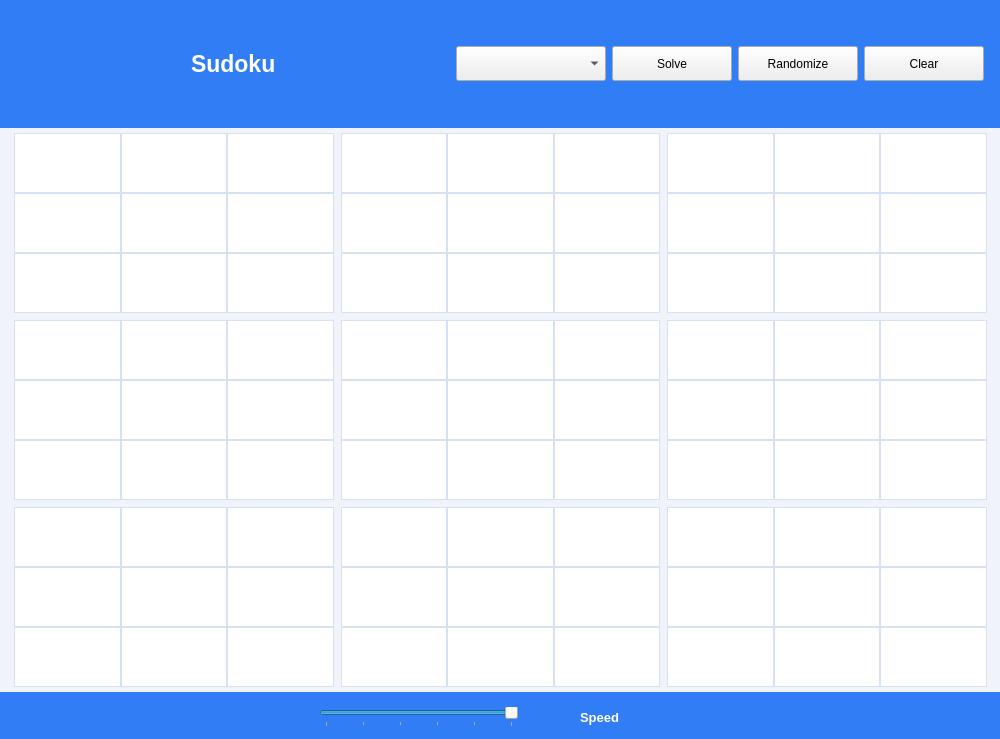
<?xml version="1.0" encoding="UTF-8"?>
<ui version="4.0">
 <class>Form</class>
 <widget class="QWidget" name="Form">
  <property name="geometry">
   <rect>
    <x>0</x>
    <y>0</y>
    <width>1000</width>
    <height>739</height>
   </rect>
  </property>
  <property name="minimumSize">
   <size>
    <width>1000</width>
    <height>700</height>
   </size>
  </property>
  <property name="windowTitle">
   <string>Form</string>
  </property>
  <widget class="QFrame" name="verticalFrame">
   <property name="geometry">
    <rect>
     <x>-10</x>
     <y>-10</y>
     <width>1021</width>
     <height>761</height>
    </rect>
   </property>
   <property name="maximumSize">
    <size>
     <width>16777215</width>
     <height>16777215</height>
    </size>
   </property>
   <layout class="QVBoxLayout" name="verticalLayout">
    <property name="spacing">
     <number>0</number>
    </property>
    <item>
     <widget class="QFrame" name="topFrame">
      <property name="maximumSize">
       <size>
        <width>16777215</width>
        <height>130</height>
       </size>
      </property>
      <property name="styleSheet">
       <string notr="true">#topFrame{
	background-color: rgb(48, 125, 246);
}</string>
      </property>
      <layout class="QHBoxLayout" name="horizontalLayout">
       <item>
        <widget class="QFrame" name="horizontalFrame_3">
         <property name="maximumSize">
          <size>
           <width>16777215</width>
           <height>150</height>
          </size>
         </property>
         <layout class="QHBoxLayout" name="horizontalLayout_3">
          <item alignment="Qt::AlignHCenter">
           <widget class="QFrame" name="verticalFrame_2">
            <property name="minimumSize">
             <size>
              <width>100</width>
              <height>80</height>
             </size>
            </property>
            <property name="maximumSize">
             <size>
              <width>16777215</width>
              <height>100</height>
             </size>
            </property>
            <property name="layoutDirection">
             <enum>Qt::LeftToRight</enum>
            </property>
            <layout class="QVBoxLayout" name="verticalLayout_2">
             <property name="spacing">
              <number>5</number>
             </property>
             <item alignment="Qt::AlignHCenter">
              <widget class="QLabel" name="label">
               <property name="styleSheet">
                <string notr="true">color:#FFFFFF;
font-size:17pt;
font-weight: bold;</string>
               </property>
               <property name="text">
                <string>Sudoku</string>
               </property>
              </widget>
             </item>
            </layout>
           </widget>
          </item>
          <item>
           <widget class="QComboBox" name="mode_combobox">
            <property name="maximumSize">
             <size>
              <width>150</width>
              <height>35</height>
             </size>
            </property>
            <property name="cursor">
             <cursorShape>PointingHandCursor</cursorShape>
            </property>
            <property name="styleSheet">
             <string notr="true">font: 87 10pt &quot;Arial Black&quot;;</string>
            </property>
           </widget>
          </item>
          <item>
           <widget class="QPushButton" name="solve_button">
            <property name="minimumSize">
             <size>
              <width>0</width>
              <height>35</height>
             </size>
            </property>
            <property name="maximumSize">
             <size>
              <width>120</width>
              <height>16777215</height>
             </size>
            </property>
            <property name="cursor">
             <cursorShape>PointingHandCursor</cursorShape>
            </property>
            <property name="styleSheet">
             <string notr="true">font: 87 8pt &quot;Arial Black&quot;;
</string>
            </property>
            <property name="text">
             <string>Solve</string>
            </property>
           </widget>
          </item>
          <item>
           <widget class="QPushButton" name="randomize_button">
            <property name="minimumSize">
             <size>
              <width>0</width>
              <height>35</height>
             </size>
            </property>
            <property name="maximumSize">
             <size>
              <width>120</width>
              <height>16777215</height>
             </size>
            </property>
            <property name="cursor">
             <cursorShape>PointingHandCursor</cursorShape>
            </property>
            <property name="styleSheet">
             <string notr="true">font: 87 8pt &quot;Arial Black&quot;;
</string>
            </property>
            <property name="text">
             <string>Randomize</string>
            </property>
           </widget>
          </item>
          <item>
           <widget class="QPushButton" name="clear_button">
            <property name="minimumSize">
             <size>
              <width>0</width>
              <height>35</height>
             </size>
            </property>
            <property name="maximumSize">
             <size>
              <width>120</width>
              <height>16777215</height>
             </size>
            </property>
            <property name="cursor">
             <cursorShape>PointingHandCursor</cursorShape>
            </property>
            <property name="styleSheet">
             <string notr="true">font: 87 8pt &quot;Arial Black&quot;;
</string>
            </property>
            <property name="text">
             <string>Clear</string>
            </property>
           </widget>
          </item>
         </layout>
        </widget>
       </item>
      </layout>
     </widget>
    </item>
    <item>
     <widget class="QFrame" name="horizontalFrame_2">
      <property name="minimumSize">
       <size>
        <width>0</width>
        <height>200</height>
       </size>
      </property>
      <property name="sizeIncrement">
       <size>
        <width>0</width>
        <height>0</height>
       </size>
      </property>
      <property name="styleSheet">
       <string notr="true">background-color: rgb(240, 243, 249);</string>
      </property>
      <layout class="QHBoxLayout" name="horizontalLayout_2">
       <property name="spacing">
        <number>0</number>
       </property>
       <property name="leftMargin">
        <number>15</number>
       </property>
       <property name="topMargin">
        <number>5</number>
       </property>
       <property name="rightMargin">
        <number>15</number>
       </property>
       <property name="bottomMargin">
        <number>5</number>
       </property>
       <item>
        <widget class="QFrame" name="game_board_2">
         <property name="styleSheet">
          <string notr="true">.QLineEdit{
	border: 1px groove rgb(215, 225, 244);
	background-color: white;
}</string>
         </property>
         <layout class="QGridLayout" name="gridLayout_10">
          <property name="leftMargin">
           <number>0</number>
          </property>
          <property name="topMargin">
           <number>0</number>
          </property>
          <property name="rightMargin">
           <number>0</number>
          </property>
          <property name="bottomMargin">
           <number>0</number>
          </property>
          <property name="spacing">
           <number>7</number>
          </property>
          <item row="2" column="1">
           <layout class="QGridLayout" name="gridLayout_11">
            <property name="spacing">
             <number>0</number>
            </property>
            <item row="0" column="1">
             <widget class="QLineEdit" name="board_label71">
              <property name="minimumSize">
               <size>
                <width>0</width>
                <height>60</height>
               </size>
              </property>
              <property name="alignment">
               <set>Qt::AlignCenter</set>
              </property>
             </widget>
            </item>
            <item row="0" column="0">
             <widget class="QLineEdit" name="board_label70">
              <property name="minimumSize">
               <size>
                <width>0</width>
                <height>60</height>
               </size>
              </property>
              <property name="alignment">
               <set>Qt::AlignCenter</set>
              </property>
             </widget>
            </item>
            <item row="1" column="1">
             <widget class="QLineEdit" name="board_label74">
              <property name="minimumSize">
               <size>
                <width>0</width>
                <height>60</height>
               </size>
              </property>
              <property name="alignment">
               <set>Qt::AlignCenter</set>
              </property>
             </widget>
            </item>
            <item row="1" column="2">
             <widget class="QLineEdit" name="board_label75">
              <property name="minimumSize">
               <size>
                <width>0</width>
                <height>60</height>
               </size>
              </property>
              <property name="alignment">
               <set>Qt::AlignCenter</set>
              </property>
             </widget>
            </item>
            <item row="1" column="0">
             <widget class="QLineEdit" name="board_label73">
              <property name="minimumSize">
               <size>
                <width>0</width>
                <height>60</height>
               </size>
              </property>
              <property name="alignment">
               <set>Qt::AlignCenter</set>
              </property>
             </widget>
            </item>
            <item row="0" column="2">
             <widget class="QLineEdit" name="board_label72">
              <property name="minimumSize">
               <size>
                <width>0</width>
                <height>60</height>
               </size>
              </property>
              <property name="alignment">
               <set>Qt::AlignCenter</set>
              </property>
             </widget>
            </item>
            <item row="2" column="0">
             <widget class="QLineEdit" name="board_label76">
              <property name="minimumSize">
               <size>
                <width>0</width>
                <height>60</height>
               </size>
              </property>
              <property name="alignment">
               <set>Qt::AlignCenter</set>
              </property>
             </widget>
            </item>
            <item row="2" column="2">
             <widget class="QLineEdit" name="board_label78">
              <property name="minimumSize">
               <size>
                <width>0</width>
                <height>60</height>
               </size>
              </property>
              <property name="alignment">
               <set>Qt::AlignCenter</set>
              </property>
             </widget>
            </item>
            <item row="2" column="1">
             <widget class="QLineEdit" name="board_label77">
              <property name="minimumSize">
               <size>
                <width>0</width>
                <height>60</height>
               </size>
              </property>
              <property name="alignment">
               <set>Qt::AlignCenter</set>
              </property>
             </widget>
            </item>
           </layout>
          </item>
          <item row="2" column="2">
           <layout class="QGridLayout" name="grid9_2">
            <property name="leftMargin">
             <number>0</number>
            </property>
            <property name="spacing">
             <number>0</number>
            </property>
            <item row="0" column="2">
             <widget class="QLineEdit" name="board_label82">
              <property name="minimumSize">
               <size>
                <width>0</width>
                <height>60</height>
               </size>
              </property>
              <property name="alignment">
               <set>Qt::AlignCenter</set>
              </property>
             </widget>
            </item>
            <item row="0" column="0">
             <widget class="QLineEdit" name="board_label80">
              <property name="minimumSize">
               <size>
                <width>0</width>
                <height>60</height>
               </size>
              </property>
              <property name="alignment">
               <set>Qt::AlignCenter</set>
              </property>
             </widget>
            </item>
            <item row="0" column="1">
             <widget class="QLineEdit" name="board_label81">
              <property name="minimumSize">
               <size>
                <width>0</width>
                <height>60</height>
               </size>
              </property>
              <property name="alignment">
               <set>Qt::AlignCenter</set>
              </property>
             </widget>
            </item>
            <item row="1" column="2">
             <widget class="QLineEdit" name="board_label85">
              <property name="minimumSize">
               <size>
                <width>0</width>
                <height>60</height>
               </size>
              </property>
              <property name="alignment">
               <set>Qt::AlignCenter</set>
              </property>
             </widget>
            </item>
            <item row="1" column="0">
             <widget class="QLineEdit" name="board_label83">
              <property name="minimumSize">
               <size>
                <width>0</width>
                <height>60</height>
               </size>
              </property>
              <property name="alignment">
               <set>Qt::AlignCenter</set>
              </property>
             </widget>
            </item>
            <item row="1" column="1">
             <widget class="QLineEdit" name="board_label84">
              <property name="minimumSize">
               <size>
                <width>0</width>
                <height>60</height>
               </size>
              </property>
              <property name="alignment">
               <set>Qt::AlignCenter</set>
              </property>
             </widget>
            </item>
            <item row="2" column="0">
             <widget class="QLineEdit" name="board_label86">
              <property name="minimumSize">
               <size>
                <width>0</width>
                <height>60</height>
               </size>
              </property>
              <property name="alignment">
               <set>Qt::AlignCenter</set>
              </property>
             </widget>
            </item>
            <item row="2" column="1">
             <widget class="QLineEdit" name="board_label87">
              <property name="minimumSize">
               <size>
                <width>0</width>
                <height>60</height>
               </size>
              </property>
              <property name="alignment">
               <set>Qt::AlignCenter</set>
              </property>
             </widget>
            </item>
            <item row="2" column="2">
             <widget class="QLineEdit" name="board_label88">
              <property name="minimumSize">
               <size>
                <width>0</width>
                <height>60</height>
               </size>
              </property>
              <property name="alignment">
               <set>Qt::AlignCenter</set>
              </property>
             </widget>
            </item>
           </layout>
          </item>
          <item row="1" column="2">
           <layout class="QGridLayout" name="gridLayout_12">
            <property name="spacing">
             <number>0</number>
            </property>
            <item row="0" column="1">
             <widget class="QLineEdit" name="board_label51">
              <property name="minimumSize">
               <size>
                <width>0</width>
                <height>60</height>
               </size>
              </property>
              <property name="alignment">
               <set>Qt::AlignCenter</set>
              </property>
             </widget>
            </item>
            <item row="0" column="0">
             <widget class="QLineEdit" name="board_label50">
              <property name="minimumSize">
               <size>
                <width>0</width>
                <height>60</height>
               </size>
              </property>
              <property name="alignment">
               <set>Qt::AlignCenter</set>
              </property>
             </widget>
            </item>
            <item row="0" column="2">
             <widget class="QLineEdit" name="board_label52">
              <property name="minimumSize">
               <size>
                <width>0</width>
                <height>60</height>
               </size>
              </property>
              <property name="alignment">
               <set>Qt::AlignCenter</set>
              </property>
             </widget>
            </item>
            <item row="1" column="0">
             <widget class="QLineEdit" name="board_label53">
              <property name="minimumSize">
               <size>
                <width>0</width>
                <height>60</height>
               </size>
              </property>
              <property name="alignment">
               <set>Qt::AlignCenter</set>
              </property>
             </widget>
            </item>
            <item row="1" column="2">
             <widget class="QLineEdit" name="board_label55">
              <property name="minimumSize">
               <size>
                <width>0</width>
                <height>60</height>
               </size>
              </property>
              <property name="alignment">
               <set>Qt::AlignCenter</set>
              </property>
             </widget>
            </item>
            <item row="2" column="1">
             <widget class="QLineEdit" name="board_label57">
              <property name="minimumSize">
               <size>
                <width>0</width>
                <height>60</height>
               </size>
              </property>
              <property name="alignment">
               <set>Qt::AlignCenter</set>
              </property>
             </widget>
            </item>
            <item row="2" column="0">
             <widget class="QLineEdit" name="board_label56">
              <property name="minimumSize">
               <size>
                <width>0</width>
                <height>60</height>
               </size>
              </property>
              <property name="alignment">
               <set>Qt::AlignCenter</set>
              </property>
             </widget>
            </item>
            <item row="2" column="2">
             <widget class="QLineEdit" name="board_label58">
              <property name="minimumSize">
               <size>
                <width>0</width>
                <height>60</height>
               </size>
              </property>
              <property name="alignment">
               <set>Qt::AlignCenter</set>
              </property>
             </widget>
            </item>
            <item row="1" column="1">
             <widget class="QLineEdit" name="board_label54">
              <property name="minimumSize">
               <size>
                <width>0</width>
                <height>60</height>
               </size>
              </property>
              <property name="alignment">
               <set>Qt::AlignCenter</set>
              </property>
             </widget>
            </item>
           </layout>
          </item>
          <item row="0" column="0">
           <layout class="QGridLayout" name="gridLayout_13">
            <property name="spacing">
             <number>0</number>
            </property>
            <item row="1" column="0">
             <widget class="QLineEdit" name="board_label03">
              <property name="minimumSize">
               <size>
                <width>0</width>
                <height>60</height>
               </size>
              </property>
              <property name="alignment">
               <set>Qt::AlignCenter</set>
              </property>
             </widget>
            </item>
            <item row="0" column="2">
             <widget class="QLineEdit" name="board_label02">
              <property name="minimumSize">
               <size>
                <width>0</width>
                <height>60</height>
               </size>
              </property>
              <property name="alignment">
               <set>Qt::AlignCenter</set>
              </property>
             </widget>
            </item>
            <item row="0" column="1">
             <widget class="QLineEdit" name="board_label01">
              <property name="minimumSize">
               <size>
                <width>0</width>
                <height>60</height>
               </size>
              </property>
              <property name="alignment">
               <set>Qt::AlignCenter</set>
              </property>
             </widget>
            </item>
            <item row="1" column="2">
             <widget class="QLineEdit" name="board_label05">
              <property name="minimumSize">
               <size>
                <width>0</width>
                <height>60</height>
               </size>
              </property>
              <property name="alignment">
               <set>Qt::AlignCenter</set>
              </property>
             </widget>
            </item>
            <item row="1" column="1">
             <widget class="QLineEdit" name="board_label04">
              <property name="minimumSize">
               <size>
                <width>0</width>
                <height>60</height>
               </size>
              </property>
              <property name="alignment">
               <set>Qt::AlignCenter</set>
              </property>
             </widget>
            </item>
            <item row="0" column="0">
             <widget class="QLineEdit" name="board_label00">
              <property name="minimumSize">
               <size>
                <width>0</width>
                <height>60</height>
               </size>
              </property>
              <property name="alignment">
               <set>Qt::AlignCenter</set>
              </property>
             </widget>
            </item>
            <item row="2" column="0">
             <widget class="QLineEdit" name="board_label06">
              <property name="minimumSize">
               <size>
                <width>0</width>
                <height>60</height>
               </size>
              </property>
              <property name="alignment">
               <set>Qt::AlignCenter</set>
              </property>
             </widget>
            </item>
            <item row="2" column="1">
             <widget class="QLineEdit" name="board_label07">
              <property name="minimumSize">
               <size>
                <width>0</width>
                <height>60</height>
               </size>
              </property>
              <property name="alignment">
               <set>Qt::AlignCenter</set>
              </property>
             </widget>
            </item>
            <item row="2" column="2">
             <widget class="QLineEdit" name="board_label08">
              <property name="minimumSize">
               <size>
                <width>0</width>
                <height>60</height>
               </size>
              </property>
              <property name="alignment">
               <set>Qt::AlignCenter</set>
              </property>
             </widget>
            </item>
           </layout>
          </item>
          <item row="1" column="0">
           <layout class="QGridLayout" name="gridLayout_14">
            <property name="spacing">
             <number>0</number>
            </property>
            <item row="1" column="2">
             <widget class="QLineEdit" name="board_label35">
              <property name="minimumSize">
               <size>
                <width>0</width>
                <height>60</height>
               </size>
              </property>
              <property name="alignment">
               <set>Qt::AlignCenter</set>
              </property>
             </widget>
            </item>
            <item row="0" column="0">
             <widget class="QLineEdit" name="board_label30">
              <property name="minimumSize">
               <size>
                <width>0</width>
                <height>60</height>
               </size>
              </property>
              <property name="alignment">
               <set>Qt::AlignCenter</set>
              </property>
             </widget>
            </item>
            <item row="0" column="1">
             <widget class="QLineEdit" name="board_label31">
              <property name="minimumSize">
               <size>
                <width>0</width>
                <height>60</height>
               </size>
              </property>
              <property name="alignment">
               <set>Qt::AlignCenter</set>
              </property>
             </widget>
            </item>
            <item row="1" column="0">
             <widget class="QLineEdit" name="board_label33">
              <property name="minimumSize">
               <size>
                <width>0</width>
                <height>60</height>
               </size>
              </property>
              <property name="alignment">
               <set>Qt::AlignCenter</set>
              </property>
             </widget>
            </item>
            <item row="0" column="2">
             <widget class="QLineEdit" name="board_label32">
              <property name="minimumSize">
               <size>
                <width>0</width>
                <height>60</height>
               </size>
              </property>
              <property name="alignment">
               <set>Qt::AlignCenter</set>
              </property>
             </widget>
            </item>
            <item row="1" column="1">
             <widget class="QLineEdit" name="board_label34">
              <property name="minimumSize">
               <size>
                <width>0</width>
                <height>60</height>
               </size>
              </property>
              <property name="alignment">
               <set>Qt::AlignCenter</set>
              </property>
             </widget>
            </item>
            <item row="2" column="0">
             <widget class="QLineEdit" name="board_label36">
              <property name="minimumSize">
               <size>
                <width>0</width>
                <height>60</height>
               </size>
              </property>
              <property name="alignment">
               <set>Qt::AlignCenter</set>
              </property>
             </widget>
            </item>
            <item row="2" column="1">
             <widget class="QLineEdit" name="board_label37">
              <property name="minimumSize">
               <size>
                <width>0</width>
                <height>60</height>
               </size>
              </property>
              <property name="alignment">
               <set>Qt::AlignCenter</set>
              </property>
             </widget>
            </item>
            <item row="2" column="2">
             <widget class="QLineEdit" name="board_label38">
              <property name="minimumSize">
               <size>
                <width>0</width>
                <height>60</height>
               </size>
              </property>
              <property name="alignment">
               <set>Qt::AlignCenter</set>
              </property>
             </widget>
            </item>
           </layout>
          </item>
          <item row="0" column="1">
           <layout class="QGridLayout" name="gridLayout_15">
            <property name="spacing">
             <number>0</number>
            </property>
            <item row="1" column="2">
             <widget class="QLineEdit" name="board_label15">
              <property name="minimumSize">
               <size>
                <width>0</width>
                <height>60</height>
               </size>
              </property>
              <property name="alignment">
               <set>Qt::AlignCenter</set>
              </property>
             </widget>
            </item>
            <item row="1" column="0">
             <widget class="QLineEdit" name="board_label13">
              <property name="minimumSize">
               <size>
                <width>0</width>
                <height>60</height>
               </size>
              </property>
              <property name="alignment">
               <set>Qt::AlignCenter</set>
              </property>
             </widget>
            </item>
            <item row="1" column="1">
             <widget class="QLineEdit" name="board_label14">
              <property name="minimumSize">
               <size>
                <width>0</width>
                <height>60</height>
               </size>
              </property>
              <property name="alignment">
               <set>Qt::AlignCenter</set>
              </property>
             </widget>
            </item>
            <item row="0" column="2">
             <widget class="QLineEdit" name="board_label12">
              <property name="minimumSize">
               <size>
                <width>0</width>
                <height>60</height>
               </size>
              </property>
              <property name="alignment">
               <set>Qt::AlignCenter</set>
              </property>
             </widget>
            </item>
            <item row="0" column="1">
             <widget class="QLineEdit" name="board_label11">
              <property name="minimumSize">
               <size>
                <width>0</width>
                <height>60</height>
               </size>
              </property>
              <property name="alignment">
               <set>Qt::AlignCenter</set>
              </property>
             </widget>
            </item>
            <item row="0" column="0">
             <widget class="QLineEdit" name="board_label10">
              <property name="minimumSize">
               <size>
                <width>0</width>
                <height>60</height>
               </size>
              </property>
              <property name="alignment">
               <set>Qt::AlignCenter</set>
              </property>
             </widget>
            </item>
            <item row="2" column="0">
             <widget class="QLineEdit" name="board_label16">
              <property name="minimumSize">
               <size>
                <width>0</width>
                <height>60</height>
               </size>
              </property>
              <property name="alignment">
               <set>Qt::AlignCenter</set>
              </property>
             </widget>
            </item>
            <item row="2" column="1">
             <widget class="QLineEdit" name="board_label17">
              <property name="minimumSize">
               <size>
                <width>0</width>
                <height>60</height>
               </size>
              </property>
              <property name="alignment">
               <set>Qt::AlignCenter</set>
              </property>
             </widget>
            </item>
            <item row="2" column="2">
             <widget class="QLineEdit" name="board_label18">
              <property name="minimumSize">
               <size>
                <width>0</width>
                <height>60</height>
               </size>
              </property>
              <property name="alignment">
               <set>Qt::AlignCenter</set>
              </property>
             </widget>
            </item>
           </layout>
          </item>
          <item row="1" column="1">
           <layout class="QGridLayout" name="gridLayout_16">
            <property name="spacing">
             <number>0</number>
            </property>
            <item row="0" column="1">
             <widget class="QLineEdit" name="board_label41">
              <property name="minimumSize">
               <size>
                <width>0</width>
                <height>60</height>
               </size>
              </property>
              <property name="alignment">
               <set>Qt::AlignCenter</set>
              </property>
             </widget>
            </item>
            <item row="0" column="2">
             <widget class="QLineEdit" name="board_label42">
              <property name="minimumSize">
               <size>
                <width>0</width>
                <height>60</height>
               </size>
              </property>
              <property name="alignment">
               <set>Qt::AlignCenter</set>
              </property>
             </widget>
            </item>
            <item row="0" column="0">
             <widget class="QLineEdit" name="board_label40">
              <property name="minimumSize">
               <size>
                <width>0</width>
                <height>60</height>
               </size>
              </property>
              <property name="alignment">
               <set>Qt::AlignCenter</set>
              </property>
             </widget>
            </item>
            <item row="1" column="1">
             <widget class="QLineEdit" name="board_label44">
              <property name="minimumSize">
               <size>
                <width>0</width>
                <height>60</height>
               </size>
              </property>
              <property name="alignment">
               <set>Qt::AlignCenter</set>
              </property>
             </widget>
            </item>
            <item row="1" column="0">
             <widget class="QLineEdit" name="board_label43">
              <property name="minimumSize">
               <size>
                <width>0</width>
                <height>60</height>
               </size>
              </property>
              <property name="alignment">
               <set>Qt::AlignCenter</set>
              </property>
             </widget>
            </item>
            <item row="1" column="2">
             <widget class="QLineEdit" name="board_label45">
              <property name="minimumSize">
               <size>
                <width>0</width>
                <height>60</height>
               </size>
              </property>
              <property name="alignment">
               <set>Qt::AlignCenter</set>
              </property>
             </widget>
            </item>
            <item row="2" column="0">
             <widget class="QLineEdit" name="board_label46">
              <property name="minimumSize">
               <size>
                <width>0</width>
                <height>60</height>
               </size>
              </property>
              <property name="alignment">
               <set>Qt::AlignCenter</set>
              </property>
             </widget>
            </item>
            <item row="2" column="1">
             <widget class="QLineEdit" name="board_label47">
              <property name="minimumSize">
               <size>
                <width>0</width>
                <height>60</height>
               </size>
              </property>
              <property name="alignment">
               <set>Qt::AlignCenter</set>
              </property>
             </widget>
            </item>
            <item row="2" column="2">
             <widget class="QLineEdit" name="board_label48">
              <property name="minimumSize">
               <size>
                <width>0</width>
                <height>60</height>
               </size>
              </property>
              <property name="alignment">
               <set>Qt::AlignCenter</set>
              </property>
             </widget>
            </item>
           </layout>
          </item>
          <item row="2" column="0">
           <layout class="QGridLayout" name="gridLayout_17">
            <property name="spacing">
             <number>0</number>
            </property>
            <item row="0" column="0">
             <widget class="QLineEdit" name="board_label60">
              <property name="minimumSize">
               <size>
                <width>0</width>
                <height>60</height>
               </size>
              </property>
              <property name="alignment">
               <set>Qt::AlignCenter</set>
              </property>
             </widget>
            </item>
            <item row="0" column="1">
             <widget class="QLineEdit" name="board_label61">
              <property name="minimumSize">
               <size>
                <width>0</width>
                <height>60</height>
               </size>
              </property>
              <property name="alignment">
               <set>Qt::AlignCenter</set>
              </property>
             </widget>
            </item>
            <item row="1" column="0">
             <widget class="QLineEdit" name="board_label63">
              <property name="minimumSize">
               <size>
                <width>0</width>
                <height>60</height>
               </size>
              </property>
              <property name="alignment">
               <set>Qt::AlignCenter</set>
              </property>
             </widget>
            </item>
            <item row="1" column="1">
             <widget class="QLineEdit" name="board_label63_2">
              <property name="minimumSize">
               <size>
                <width>0</width>
                <height>60</height>
               </size>
              </property>
              <property name="alignment">
               <set>Qt::AlignCenter</set>
              </property>
             </widget>
            </item>
            <item row="1" column="2">
             <widget class="QLineEdit" name="board_label65">
              <property name="minimumSize">
               <size>
                <width>0</width>
                <height>60</height>
               </size>
              </property>
              <property name="alignment">
               <set>Qt::AlignCenter</set>
              </property>
             </widget>
            </item>
            <item row="0" column="2">
             <widget class="QLineEdit" name="board_label62">
              <property name="minimumSize">
               <size>
                <width>0</width>
                <height>60</height>
               </size>
              </property>
              <property name="alignment">
               <set>Qt::AlignCenter</set>
              </property>
             </widget>
            </item>
            <item row="2" column="0">
             <widget class="QLineEdit" name="board_label66">
              <property name="minimumSize">
               <size>
                <width>0</width>
                <height>60</height>
               </size>
              </property>
              <property name="alignment">
               <set>Qt::AlignCenter</set>
              </property>
             </widget>
            </item>
            <item row="2" column="1">
             <widget class="QLineEdit" name="board_label67">
              <property name="minimumSize">
               <size>
                <width>0</width>
                <height>60</height>
               </size>
              </property>
              <property name="alignment">
               <set>Qt::AlignCenter</set>
              </property>
             </widget>
            </item>
            <item row="2" column="2">
             <widget class="QLineEdit" name="board_label68">
              <property name="minimumSize">
               <size>
                <width>0</width>
                <height>60</height>
               </size>
              </property>
              <property name="alignment">
               <set>Qt::AlignCenter</set>
              </property>
             </widget>
            </item>
           </layout>
          </item>
          <item row="0" column="2">
           <layout class="QGridLayout" name="gridLayout_18">
            <property name="spacing">
             <number>0</number>
            </property>
            <item row="1" column="0">
             <widget class="QLineEdit" name="board_label23">
              <property name="minimumSize">
               <size>
                <width>0</width>
                <height>60</height>
               </size>
              </property>
              <property name="styleSheet">
               <string notr="true"/>
              </property>
              <property name="alignment">
               <set>Qt::AlignCenter</set>
              </property>
             </widget>
            </item>
            <item row="0" column="2">
             <widget class="QLineEdit" name="board_label22">
              <property name="minimumSize">
               <size>
                <width>0</width>
                <height>60</height>
               </size>
              </property>
              <property name="styleSheet">
               <string notr="true"/>
              </property>
              <property name="alignment">
               <set>Qt::AlignCenter</set>
              </property>
             </widget>
            </item>
            <item row="1" column="1">
             <widget class="QLineEdit" name="board_label24">
              <property name="minimumSize">
               <size>
                <width>0</width>
                <height>60</height>
               </size>
              </property>
              <property name="alignment">
               <set>Qt::AlignCenter</set>
              </property>
             </widget>
            </item>
            <item row="0" column="0">
             <widget class="QLineEdit" name="board_label20">
              <property name="minimumSize">
               <size>
                <width>0</width>
                <height>60</height>
               </size>
              </property>
              <property name="sizeIncrement">
               <size>
                <width>0</width>
                <height>0</height>
               </size>
              </property>
              <property name="styleSheet">
               <string notr="true"/>
              </property>
              <property name="alignment">
               <set>Qt::AlignCenter</set>
              </property>
             </widget>
            </item>
            <item row="1" column="2">
             <widget class="QLineEdit" name="board_label25">
              <property name="minimumSize">
               <size>
                <width>0</width>
                <height>60</height>
               </size>
              </property>
              <property name="styleSheet">
               <string notr="true"/>
              </property>
              <property name="alignment">
               <set>Qt::AlignCenter</set>
              </property>
             </widget>
            </item>
            <item row="0" column="1">
             <widget class="QLineEdit" name="board_label21">
              <property name="minimumSize">
               <size>
                <width>0</width>
                <height>60</height>
               </size>
              </property>
              <property name="alignment">
               <set>Qt::AlignCenter</set>
              </property>
             </widget>
            </item>
            <item row="2" column="0">
             <widget class="QLineEdit" name="board_label26">
              <property name="minimumSize">
               <size>
                <width>0</width>
                <height>60</height>
               </size>
              </property>
              <property name="styleSheet">
               <string notr="true"/>
              </property>
              <property name="alignment">
               <set>Qt::AlignCenter</set>
              </property>
             </widget>
            </item>
            <item row="2" column="1">
             <widget class="QLineEdit" name="board_label27">
              <property name="minimumSize">
               <size>
                <width>0</width>
                <height>60</height>
               </size>
              </property>
              <property name="styleSheet">
               <string notr="true"/>
              </property>
              <property name="alignment">
               <set>Qt::AlignCenter</set>
              </property>
             </widget>
            </item>
            <item row="2" column="2">
             <widget class="QLineEdit" name="board_label28">
              <property name="minimumSize">
               <size>
                <width>0</width>
                <height>60</height>
               </size>
              </property>
              <property name="alignment">
               <set>Qt::AlignCenter</set>
              </property>
             </widget>
            </item>
           </layout>
          </item>
         </layout>
        </widget>
       </item>
      </layout>
     </widget>
    </item>
    <item>
     <widget class="QFrame" name="bottomFrame">
      <property name="maximumSize">
       <size>
        <width>16777215</width>
        <height>50</height>
       </size>
      </property>
      <property name="styleSheet">
       <string notr="true">#bottomFrame{
	background-color: rgb(48, 125, 246);
}</string>
      </property>
      <layout class="QHBoxLayout" name="horizontalLayout_4">
       <property name="topMargin">
        <number>0</number>
       </property>
       <property name="bottomMargin">
        <number>0</number>
       </property>
       <item alignment="Qt::AlignHCenter">
        <widget class="QFrame" name="horizontalFrame">
         <property name="minimumSize">
          <size>
           <width>500</width>
           <height>0</height>
          </size>
         </property>
         <property name="maximumSize">
          <size>
           <width>500</width>
           <height>16777215</height>
          </size>
         </property>
         <layout class="QHBoxLayout" name="horizontalLayout_5">
          <property name="spacing">
           <number>1</number>
          </property>
          <item>
           <widget class="QSlider" name="speed_slider">
            <property name="maximumSize">
             <size>
              <width>200</width>
              <height>16777215</height>
             </size>
            </property>
            <property name="cursor">
             <cursorShape>ClosedHandCursor</cursorShape>
            </property>
            <property name="minimum">
             <number>1</number>
            </property>
            <property name="maximum">
             <number>11</number>
            </property>
            <property name="singleStep">
             <number>2</number>
            </property>
            <property name="pageStep">
             <number>2</number>
            </property>
            <property name="value">
             <number>11</number>
            </property>
            <property name="orientation">
             <enum>Qt::Horizontal</enum>
            </property>
            <property name="tickPosition">
             <enum>QSlider::TicksBelow</enum>
            </property>
            <property name="tickInterval">
             <number>2</number>
            </property>
           </widget>
          </item>
          <item>
           <widget class="QLabel" name="label_3">
            <property name="minimumSize">
             <size>
              <width>50</width>
              <height>0</height>
             </size>
            </property>
            <property name="maximumSize">
             <size>
              <width>100</width>
              <height>16777215</height>
             </size>
            </property>
            <property name="styleSheet">
             <string notr="true">color:#FFFFFF;
font-size:10pt;
font-weight: bold;</string>
            </property>
            <property name="text">
             <string>Speed</string>
            </property>
           </widget>
          </item>
         </layout>
        </widget>
       </item>
      </layout>
     </widget>
    </item>
   </layout>
  </widget>
 </widget>
 <resources/>
 <connections/>
</ui>
